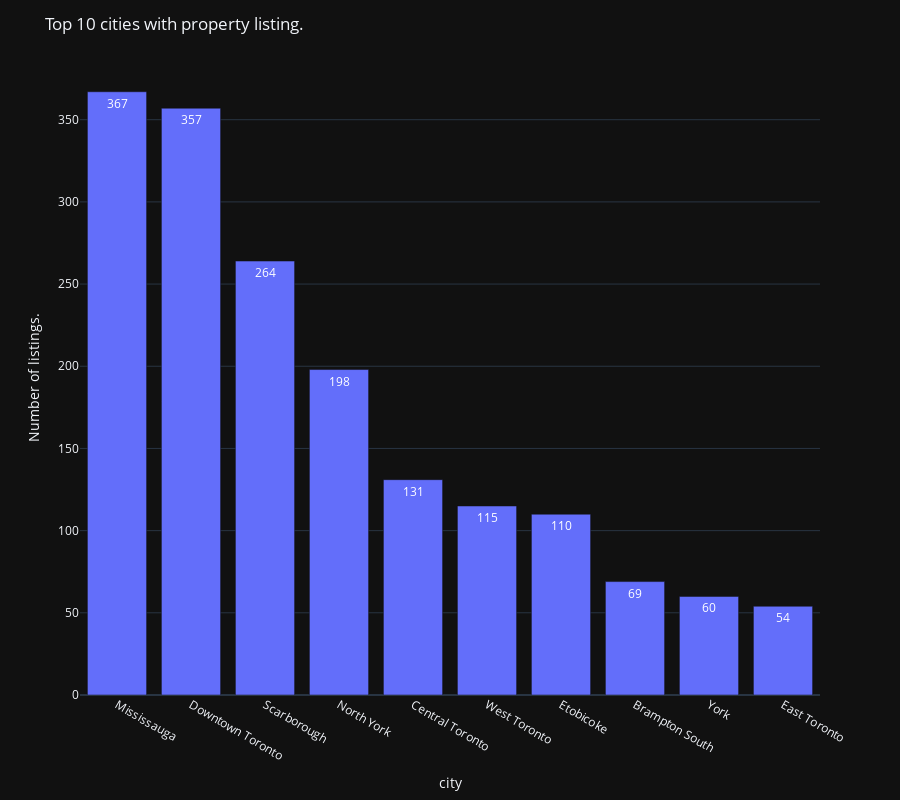

Notebook cell for this chart:
### Markdown cell above
**Top 10 city with highest listings.**

### Code cell
# get listings per city
listing_per_city = df.city.value_counts().to_dict()

# convert dict to list
city = list(listing_per_city.keys())[:10]
count = list(listing_per_city.values())[:10]


fig = px.bar(x=city, y=count, text=count, template='plotly_dark')
# fig.update_traces(texttemplate="%{y}", textposition="auto")

fig.update_layout(
    title='Top 10 cities with property listing.',
    xaxis_title='city',
    yaxis_title='Number of listings.',
    xaxis={'categoryorder':'total descending'},
    height=800
)

fig.show()

### Figure 1 — Plotly figure (JSON) as saved in the notebook; plotly's stock layout.template omitted (floating-point values rounded to 4 significant figures)
{"data": [{"alignmentgroup": "True", "hovertemplate": "x=%{x}<br>y=%{y}<br>text=%{text}<extra></extra>", "legendgroup": "", "marker": {"color": "#636efa", "pattern": {"shape": ""}}, "name": "", "offsetgroup": "", "orientation": "v", "showlegend": false, "text": [367, 357, 264, 198, 131, 115, 110, 69, 60, 54], "textposition": "auto", "type": "bar", "x": ["Mississauga", "Downtown Toronto", "Scarborough", "North York", "Central Toronto", "West Toronto", "Etobicoke", "Brampton South", "York", "East Toronto"], "xaxis": "x", "y": [367, 357, 264, 198, 131, 115, 110, 69, 60, 54], "yaxis": "y"}], "layout": {"barmode": "relative", "height": 800, "legend": {"tracegroupgap": 0}, "margin": {"t": 60}, "title": {"text": "Top 10 cities with property listing."}, "xaxis": {"anchor": "y", "categoryorder": "total descending", "domain": [0, 1], "title": {"text": "city"}}, "yaxis": {"anchor": "x", "domain": [0, 1], "title": {"text": "Number of listings."}}}}
